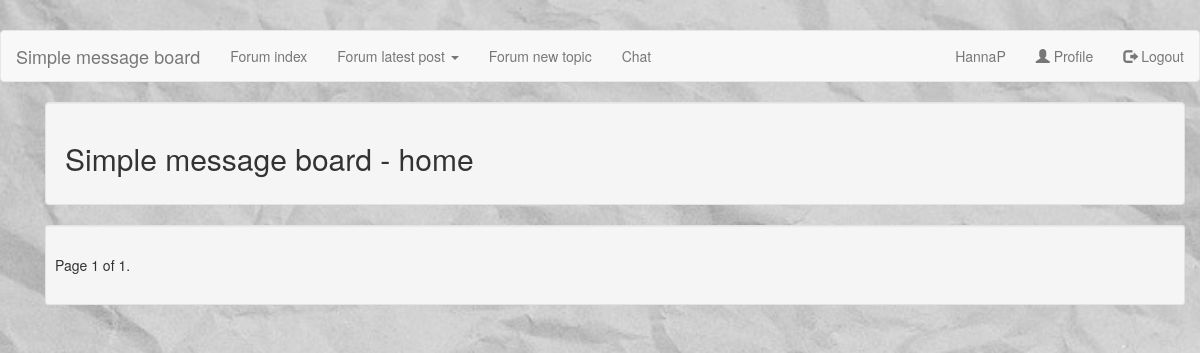
Before: / (signed in) with the older database file.
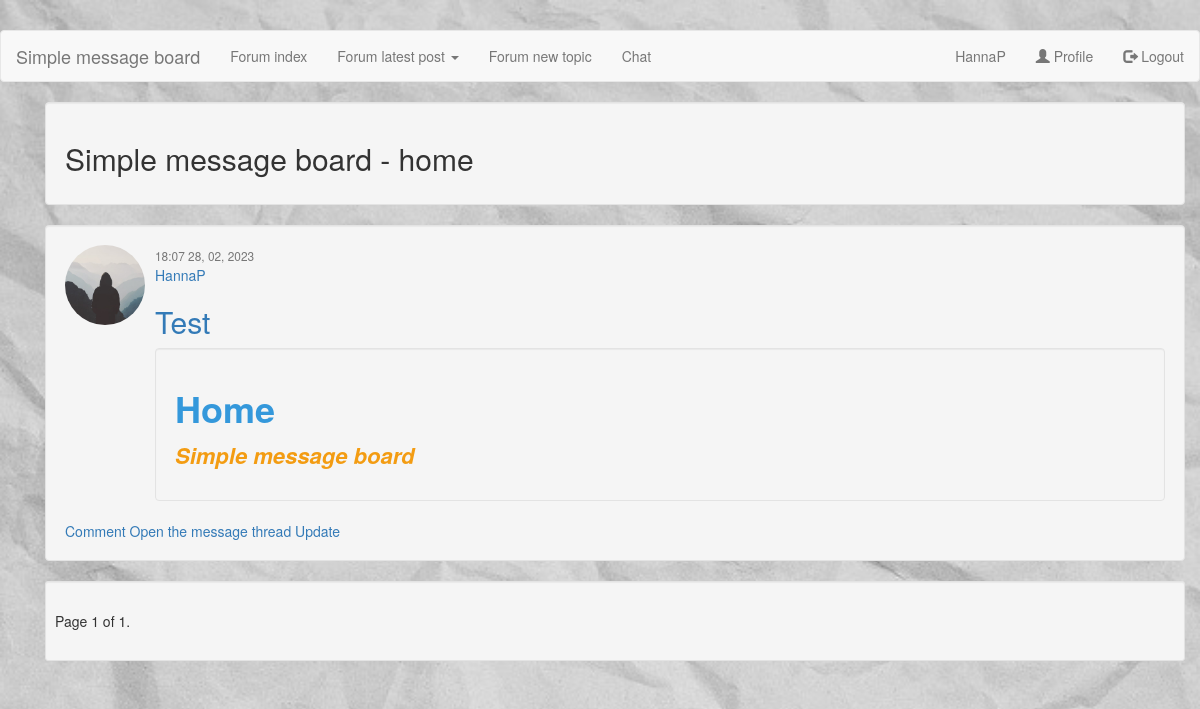
After: the same page with the newer database file.
### forum/models.py (models this page shows, shortened)
class Home_page(models.Model):
    title = models.CharField(max_length=100, blank=False)
    content = RichTextField()
    public_post = models.BooleanField(default=False)
    date_posted = models.DateTimeField(default=timezone.now)
    date_last_save = models.DateTimeField(auto_now=timezone.now)
    author = models.ForeignKey(User, on_delete=models.CASCADE)

### users/models.py (models this page shows, shortened)
class Profile(models.Model):
    user = models.OneToOneField(User, on_delete=models.CASCADE)
    nickname = models.CharField(max_length=40, blank=True)
    club = models.CharField(max_length=200, blank=True)
    call = models.CharField(max_length=200, blank=True)
    qth = models.CharField(max_length=200, blank=True)
    address = models.CharField(max_length=200, blank=True)
    email_public = models.EmailField(max_length=200, blank=True)
    town = models.CharField(max_length=200, blank=True)
    country = models.CharField(max_length=200, blank=True)
    initial_chat = models.CharField(max_length=200, default='<p></p>')
    beep_sound = models.BooleanField(default=False)
    user_level= models.PositiveIntegerField(default=10)
    list_rows= models.PositiveIntegerField(default=10)
    items_in_page= models.PositiveIntegerField(default=10)
    messages_in_chat_page= models.PositiveIntegerField(default=10)
    image = models.ImageField(default='default.jpg', upload_to='profile_pics')

### forum/views.py (the view)
# urls.py: path('', views.home, name='message-board_home'),
def home(request):
    items_in_page_tmp = request.user.profile.items_in_page
    if items_in_page_tmp > 0:
        items_in_page_int = items_in_page_tmp
    else:
        items_in_page_int = 1
    if items_in_page_tmp > 50:
        items_in_page_int = 50
    db_data = Home_page.objects.all().order_by('-date_posted')
    paginator = Paginator(db_data, items_in_page_int)
    page_number = request.GET.get('page')
    page_data = paginator.get_page(page_number)
    dic_x = {
        'title': 'home',
        'title_page' : 'Home',
        'posts': page_data
    }
    return render(request, 'forum/home.html', dic_x)

### forum/templates/forum/home.html (shortened to what this page needs)
{% extends "forum/base.html" %}
{% block content %}
    <div class="well"><h2>Simple message board - {{ title }}</h2></div>
    {% for post in posts %}
        <div class="media">
            <div class="well">
                <div class="media-left">
                    <img src="{{ post.author.profile.image.url }}"class="img-circle special-img" style="width:80px">
                </div>
                <div class="media-body">
                    <small class="text-muted">{{ post.date_posted|date:"H:i d, m, Y" }}</small>
                    <br>
                    <a class="mr-2" href="{% url 'forum_user_info' post.id %}">
                        {% if post.author.profile.nickname %}
                        {{ post.author.profile.nickname }}
                        {% else %}
                        {{ post.author }}
                        {% endif %}
                    </a>
                <h2><a class="article-title" href="{% url 'forum_comment-create' post.id %}">{{ post.title }}</a></h2>
                <div class="well">
                    <p class="article-content">{{ post.content | safe }}</p>
                </div>
                <a class="mr-2" href="{% url 'forum_comment-create' post.id %}">Comment</a>
                <a class="mr-2" href="{% url 'forum_thread' post.id %}">Open the message thread</a>
                {% if post.author == user %}
                <a class="mr-2" href="{% url 'forum_all_update' post.id %}">Update</a>
                {% endif %}
            </div>
        </div>
    {% endfor %}
    <div class="well well-sm">
        <div class="pagination">
            <span class="step-links">
                <span class="current">
                    Page {{ posts.number }} of {{ posts.paginator.num_pages }}.
                </span>
            </span>
        </div>
    </div>
    </div>
{% endblock content %}

### forum/templates/forum/base.html (shortened to what this page needs)
{% load static %}
<!DOCTYPE html>
<html>
<head>
    <link rel="stylesheet" href="https://maxcdn.bootstrapcdn.com/bootstrap/3.4.1/css/bootstrap.min.css">
</head>
  <body>
    <header class="site-header">
      <nav class="navbar navbar-default" >
        <div class="container-fluid" >
          <div class="navbar-header">
            <a class="navbar-brand" href="{% url 'message-board_home' %}">Simple message board</a>
          </div>
          <ul class="nav navbar-nav">
            <li><a href="{% url 'forum_index' %}">Forum index</a></li>
            <li class="dropdown"><a class="dropdown-toggle" data-toggle="dropdown" href="#">Forum latest post <span class="caret"></span></a>
            </li>
            <li><a href="{% url 'forum_topic-create' %}">Forum new topic</a></li>
            <li><a href="{% url 'chat_view' %}">Chat</a></li>
          </ul>
          <ul class="nav navbar-nav navbar-right">
            {% if user.is_authenticated %}
            <li><a href='javascript:;' data-toggle="modal" data-target="#logOutModal">
              <span class="glyphicon glyphicon-log-out"></span> Logout</a></li>
            {% else %}
            <li><a href="{% url 'register' %}"><span class="glyphicon glyphicon-user"></span> Sign Up</a></li>
            <li><a href="{% url 'login' %}"><span class="glyphicon glyphicon-log-in"></span> Login</a></li>
            {% endif %}
          </ul>
        </div>
      </nav>
    </header>
    <main role="main" class="container">
      <div class="row">
        <div class="col-md-8">
          {% block content %}{% endblock %}
        </div>
      </div>
    </main>
  </body>
</html>

Changed rows visible on the page:
added Home_page: author.profile.image (placeholder picture), date_posted "18:07 28, 02, 2023", author "HannaP", title "Test", content "Home Simple message board", shows "Update"
